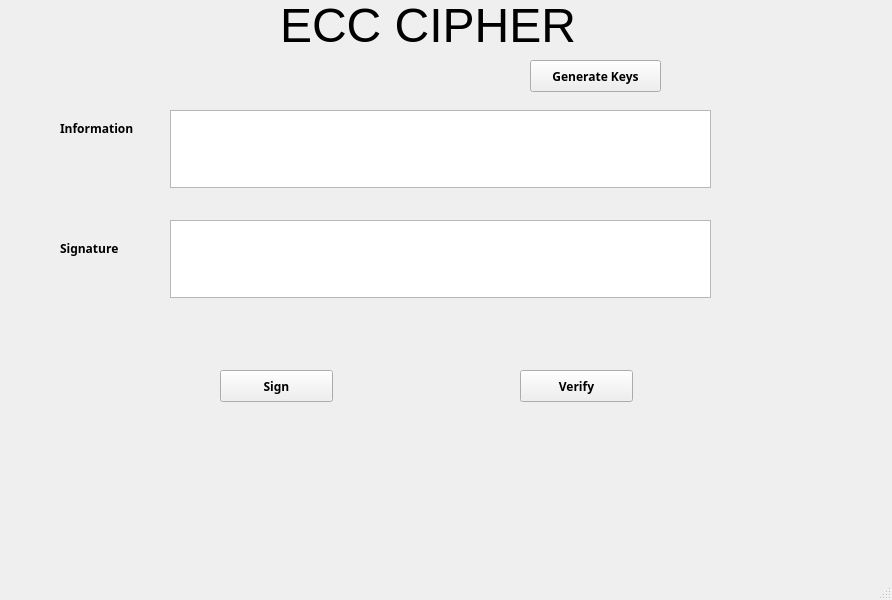
<?xml version="1.0" encoding="UTF-8"?>
<ui version="4.0">
 <class>MainWindow</class>
 <widget class="QMainWindow" name="MainWindow">
  <property name="geometry">
   <rect>
    <x>0</x>
    <y>0</y>
    <width>892</width>
    <height>600</height>
   </rect>
  </property>
  <property name="windowTitle">
   <string>MainWindow</string>
  </property>
  <widget class="QWidget" name="centralwidget">
   <widget class="QLabel" name="tieuDe">
    <property name="geometry">
     <rect>
      <x>280</x>
      <y>0</y>
      <width>341</width>
      <height>51</height>
     </rect>
    </property>
    <property name="font">
     <font>
      <pointsize>36</pointsize>
     </font>
    </property>
    <property name="text">
     <string>ECC CIPHER</string>
    </property>
   </widget>
   <widget class="QLabel" name="information">
    <property name="geometry">
     <rect>
      <x>60</x>
      <y>120</y>
      <width>91</width>
      <height>16</height>
     </rect>
    </property>
    <property name="font">
     <font>
      <family>Arial Black</family>
      <weight>75</weight>
      <bold>true</bold>
     </font>
    </property>
    <property name="text">
     <string>Information</string>
    </property>
   </widget>
   <widget class="QLabel" name="signature">
    <property name="geometry">
     <rect>
      <x>60</x>
      <y>240</y>
      <width>81</width>
      <height>16</height>
     </rect>
    </property>
    <property name="font">
     <font>
      <family>Arial Black</family>
      <weight>75</weight>
      <bold>true</bold>
     </font>
    </property>
    <property name="text">
     <string>Signature</string>
    </property>
   </widget>
   <widget class="QPushButton" name="bt_generate">
    <property name="geometry">
     <rect>
      <x>530</x>
      <y>60</y>
      <width>131</width>
      <height>32</height>
     </rect>
    </property>
    <property name="font">
     <font>
      <family>Arial Black</family>
      <weight>75</weight>
      <bold>true</bold>
     </font>
    </property>
    <property name="text">
     <string>Generate Keys</string>
    </property>
   </widget>
   <widget class="QPushButton" name="bt_sign">
    <property name="geometry">
     <rect>
      <x>220</x>
      <y>370</y>
      <width>113</width>
      <height>32</height>
     </rect>
    </property>
    <property name="font">
     <font>
      <family>Arial Black</family>
      <weight>75</weight>
      <bold>true</bold>
     </font>
    </property>
    <property name="text">
     <string>Sign</string>
    </property>
   </widget>
   <widget class="QPushButton" name="bt_verify">
    <property name="geometry">
     <rect>
      <x>520</x>
      <y>370</y>
      <width>113</width>
      <height>32</height>
     </rect>
    </property>
    <property name="font">
     <font>
      <family>Arial Black</family>
      <weight>75</weight>
      <bold>true</bold>
     </font>
    </property>
    <property name="text">
     <string>Verify</string>
    </property>
   </widget>
   <widget class="QTextEdit" name="txt_information">
    <property name="geometry">
     <rect>
      <x>170</x>
      <y>110</y>
      <width>541</width>
      <height>78</height>
     </rect>
    </property>
   </widget>
   <widget class="QTextEdit" name="txt_signature">
    <property name="geometry">
     <rect>
      <x>170</x>
      <y>220</y>
      <width>541</width>
      <height>78</height>
     </rect>
    </property>
   </widget>
  </widget>
  <widget class="QMenuBar" name="menubar">
   <property name="geometry">
    <rect>
     <x>0</x>
     <y>0</y>
     <width>892</width>
     <height>26</height>
    </rect>
   </property>
  </widget>
  <widget class="QStatusBar" name="statusbar"/>
 </widget>
 <resources/>
 <connections/>
</ui>
